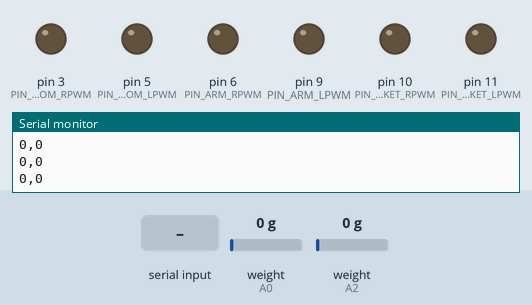
A sketch run on a simulated Arduino Uno, built with avr-gcc and run on an emulated ATmega328P. Shown: output pins drawn as LEDs (lit = HIGH), the last lines printed to the serial monitor. The test bench sets the inputs (shaded band); at power-on: weight on the scale (sensors on A0, A2) 0 g.

Above: at 1.2 s.
1.3 s: "i" received over Serial
At 2.1 s:
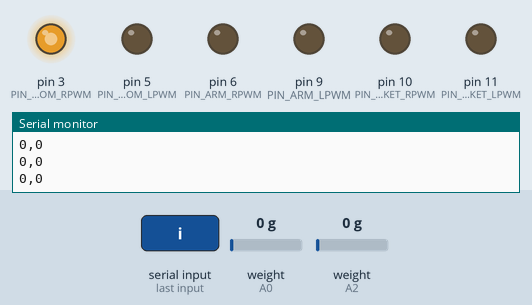
2.9 s: "k" received over Serial
At 3.5 s:
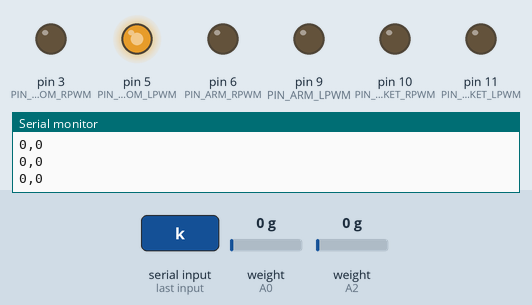
4.5 s: "w" received over Serial
At 4.9 s:
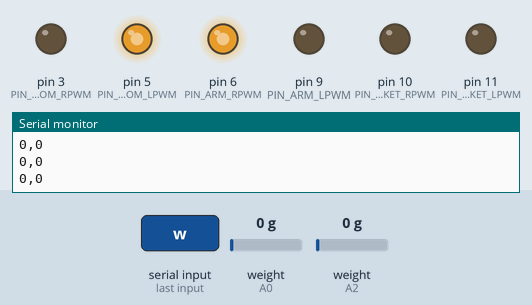
6.1 s: "I" received over Serial
At 7.4 s:
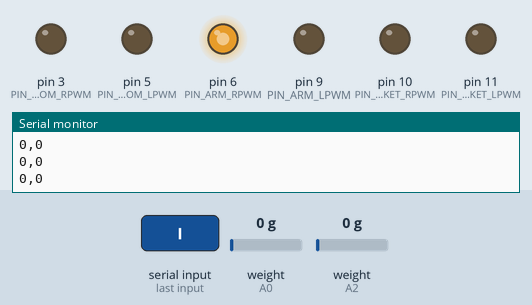
7.7 s: "s" received over Serial
At 8.8 s:
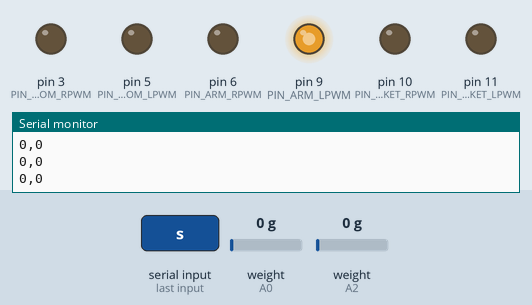
9.3 s: "l" received over Serial
At 10.2 s:
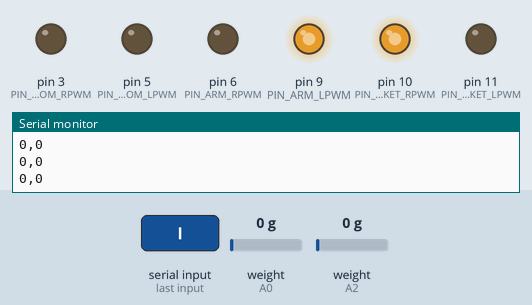
Timing chart, 0 to 11.9 s (numbered marks = the images above; inputs shaded):
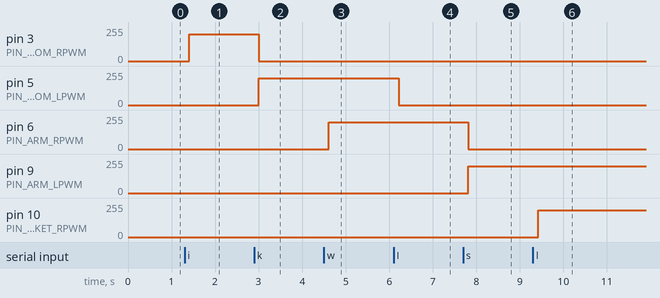

Measured:
- after the input at 1.3 s, pin 3 (PIN_BOOM_RPWM): 0/255 → 200/255 after 0.10 s
- after the input at 2.9 s, pin 3 (PIN_BOOM_RPWM): 200/255 → 0/255 after 0.11 s; pin 5 (PIN_BOOM_LPWM): 0/255 → 200/255 after 0.11 s
- after the input at 4.5 s, pin 6 (PIN_ARM_RPWM): 0/255 → 200/255 after 0.11 s
- after the input at 6.1 s, pin 5 (PIN_BOOM_LPWM): 200/255 → 0/255 after 0.12 s
- after the input at 7.7 s, pin 6 (PIN_ARM_RPWM): 200/255 → 0/255 after 0.12 s; pin 9 (PIN_ARM_LPWM): 0/255 → 200/255 after 0.12 s
- after the input at 9.3 s, pin 10 (PIN_BUCKET_RPWM): 0/255 → 200/255 after 0.12 s

The sketch:

capstone_2025_final.ino
```cpp
#include "HX711.h"

// --- 핀 설정 ---
constexpr uint8_t PIN_BOOM_RPWM = 3;
constexpr uint8_t PIN_BOOM_LPWM = 5;
constexpr uint8_t PIN_ARM_RPWM = 6;
constexpr uint8_t PIN_ARM_LPWM = 9;
constexpr uint8_t PIN_BUCKET_RPWM = 10;
constexpr uint8_t PIN_BUCKET_LPWM = 11;
constexpr uint8_t PWM_MAX = 200;

// 로드셀 핀
const int LC1_DOUT = A0;
const int LC1_SCK = A1;
const int LC2_DOUT = A2;
const int LC2_SCK = A3;

HX711 scale1;
HX711 scale2;

void drive(int pinPwm, int pinLow, int speed) {
  digitalWrite(pinLow, LOW);
  analogWrite(pinPwm, speed);
}
void stop(int pin1, int pin2) {
  digitalWrite(pin1, LOW);
  digitalWrite(pin2, LOW);
}

void setup() {
  pinMode(PIN_BOOM_RPWM, OUTPUT); pinMode(PIN_BOOM_LPWM, OUTPUT);
  pinMode(PIN_ARM_RPWM, OUTPUT);  pinMode(PIN_ARM_LPWM, OUTPUT);
  pinMode(PIN_BUCKET_RPWM, OUTPUT); pinMode(PIN_BUCKET_LPWM, OUTPUT);

  stop(PIN_BOOM_RPWM, PIN_BOOM_LPWM);
  stop(PIN_ARM_RPWM, PIN_ARM_LPWM);
  stop(PIN_BUCKET_RPWM, PIN_BUCKET_LPWM);

  Serial.begin(115200); // 속도 유지

  scale1.begin(LC1_DOUT, LC1_SCK);
  scale2.begin(LC2_DOUT, LC2_SCK);
}

void loop() {
  // 1. 명령 수신
  if (Serial.available()) {
    char cmd = Serial.read();
    switch (cmd) {
      case 'i': drive(PIN_BOOM_RPWM, PIN_BOOM_LPWM, PWM_MAX); break;
      case 'k': drive(PIN_BOOM_LPWM, PIN_BOOM_RPWM, PWM_MAX); break;
      case 'I': case 'K': stop(PIN_BOOM_RPWM, PIN_BOOM_LPWM); break;

      case 'w': drive(PIN_ARM_RPWM, PIN_ARM_LPWM, PWM_MAX); break;
      case 's': drive(PIN_ARM_LPWM, PIN_ARM_RPWM, PWM_MAX); break;
      case 'W': case 'S': stop(PIN_ARM_RPWM, PIN_ARM_LPWM); break;

      case 'l': drive(PIN_BUCKET_RPWM, PIN_BUCKET_LPWM, PWM_MAX); break;
      case 'j': drive(PIN_BUCKET_LPWM, PIN_BUCKET_RPWM, PWM_MAX); break;
      case 'L': case 'J': stop(PIN_BUCKET_RPWM, PIN_BUCKET_LPWM); break;
    }
  }

  // 2. 데이터 전송 (Non-blocking)
  static long last_val1 = 0;
  static long last_val2 = 0;

  if (scale1.is_ready()) last_val1 = scale1.read();
  if (scale2.is_ready()) last_val2 = scale2.read();

  static unsigned long last_send_time = 0;
  if (millis() - last_send_time > 50) {
    Serial.print(last_val1);
    Serial.print(",");
    Serial.println(last_val2);
    last_send_time = millis();
  }
}
```
